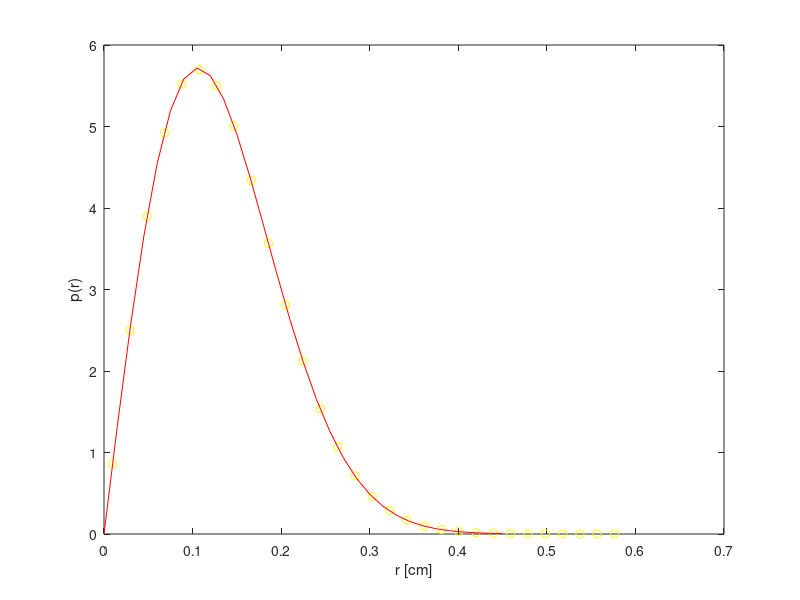
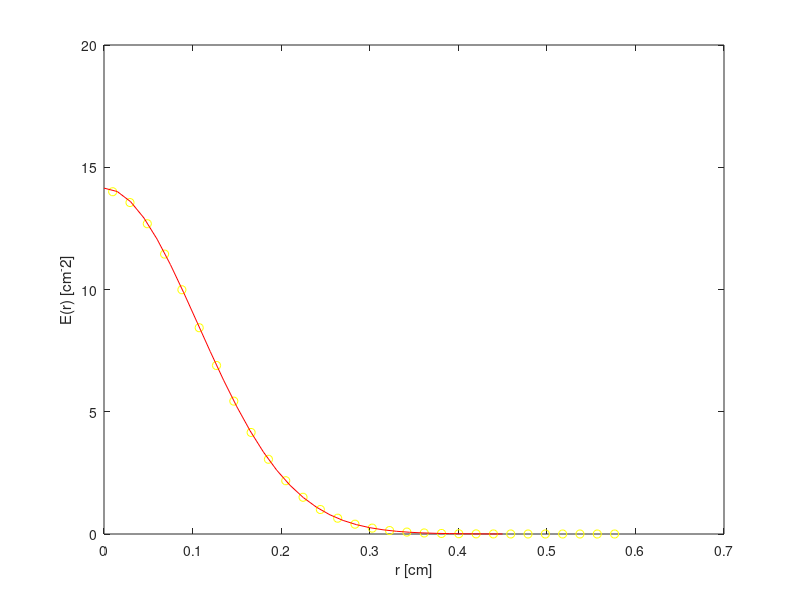

The MATLAB script that drew these images, in order:
% beam.m

% A MATLAB program
%   Steven L. Jacques, Dec. 1998.
%
% Generates the probability density function p(r)
% and the relative irradiance E(r) [mm^-2]
% for a 2D Gaussian beam profile associated with
% a laser beam. Histograms based on 10,000 random numbers
% are created, and compared with the analytic expressions.
%
% Two figures are generated: p(r) and E(r).
%

close
close
clear

b = 0.15;                    % arbitrary choice of 1/e beam radius. 

N = 10000000;                % number of random numbers used
rnd1 = rand(1,N);            % create array of random numbers
r1 = b*sqrt(-log(1 - rnd1)); % array of selected values r1
                             % Note: log() is base e

nb = 30;                     % number of bins
[n,x] = hist(r1,nb);         % n(x) = histo(x=r1) using nb bins
dx = x(3)-x(2);              % bin size
n = n/N/dx;                  % normalize by N and dx
sum(n*dx)                    % verify that integral equals unity
nr = n./(2*pi*x);            % normalize by circumference of ring at r=x

r = (0:.1*b:3*b);            % create an array of r values
E = exp(-r.^2/b^2)/(pi*b^2); % calculate an array of E values,
                             %   using a pure 2D Gaussian.

% Create figure of p(r)
figure
plot(x, n,'yo')
hold on
plot(r, E*2*pi.*r,'r-')
xlabel('r')
ylabel('p(r)')
xlabel('r [cm]')
%title(['b = ' int2str(b) ' [cm]'])
hold off

% Create figure of E(r)
figure
plot(x,nr,'yo')
xlabel('r')
ylabel('p(r)')
hold on
plot(r,E,'r-')
%title(['b = ' int2str(b) ' [cm]'])
ylabel('E(r) [cm^-2]')
xlabel('r [cm]')
hold off
